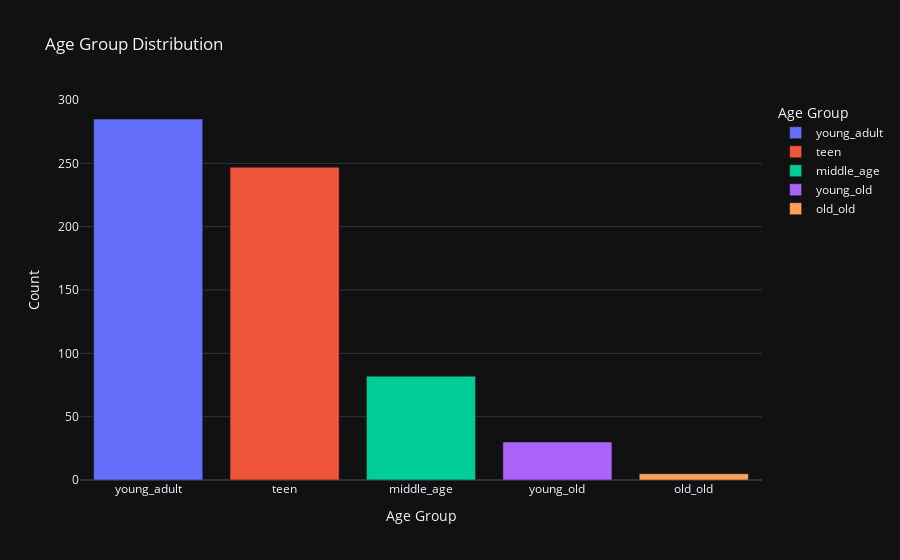

The code cell stored with this chart in its notebook:
### Code cell
# visualize with plotly
fig = px.bar(Age_Group, x='age_group', y='count', 
             title='Age Group Distribution', 
             color='age_group',
             labels={'age_group': 'Age Group', 'count': 'Count'},
             template='plotly_dark')
fig.show()

### Figure 1 — Plotly figure (JSON) as saved in the notebook; plotly's stock layout.template omitted (floating-point values rounded to 4 significant figures)
{"data": [{"alignmentgroup": "True", "hovertemplate": "Age Group=%{x}<br>Count=%{y}<extra></extra>", "legendgroup": "young_adult", "marker": {"color": "#636efa", "pattern": {"shape": ""}}, "name": "young_adult", "offsetgroup": "young_adult", "orientation": "v", "showlegend": true, "textposition": "auto", "type": "bar", "x": ["young_adult"], "xaxis": "x", "y": [285], "yaxis": "y"}, {"alignmentgroup": "True", "hovertemplate": "Age Group=%{x}<br>Count=%{y}<extra></extra>", "legendgroup": "teen", "marker": {"color": "#EF553B", "pattern": {"shape": ""}}, "name": "teen", "offsetgroup": "teen", "orientation": "v", "showlegend": true, "textposition": "auto", "type": "bar", "x": ["teen"], "xaxis": "x", "y": [247], "yaxis": "y"}, {"alignmentgroup": "True", "hovertemplate": "Age Group=%{x}<br>Count=%{y}<extra></extra>", "legendgroup": "middle_age", "marker": {"color": "#00cc96", "pattern": {"shape": ""}}, "name": "middle_age", "offsetgroup": "middle_age", "orientation": "v", "showlegend": true, "textposition": "auto", "type": "bar", "x": ["middle_age"], "xaxis": "x", "y": [82], "yaxis": "y"}, {"alignmentgroup": "True", "hovertemplate": "Age Group=%{x}<br>Count=%{y}<extra></extra>", "legendgroup": "young_old", "marker": {"color": "#ab63fa", "pattern": {"shape": ""}}, "name": "young_old", "offsetgroup": "young_old", "orientation": "v", "showlegend": true, "textposition": "auto", "type": "bar", "x": ["young_old"], "xaxis": "x", "y": [30], "yaxis": "y"}, {"alignmentgroup": "True", "hovertemplate": "Age Group=%{x}<br>Count=%{y}<extra></extra>", "legendgroup": "old_old", "marker": {"color": "#FFA15A", "pattern": {"shape": ""}}, "name": "old_old", "offsetgroup": "old_old", "orientation": "v", "showlegend": true, "textposition": "auto", "type": "bar", "x": ["old_old"], "xaxis": "x", "y": [5], "yaxis": "y"}], "layout": {"barmode": "relative", "legend": {"title": {"text": "Age Group"}, "tracegroupgap": 0}, "title": {"text": "Age Group Distribution"}, "xaxis": {"anchor": "y", "categoryarray": ["young_adult", "teen", "middle_age", "young_old", "old_old"], "categoryorder": "array", "domain": [0, 1], "title": {"text": "Age Group"}}, "yaxis": {"anchor": "x", "domain": [0, 1], "title": {"text": "Count"}}}}
